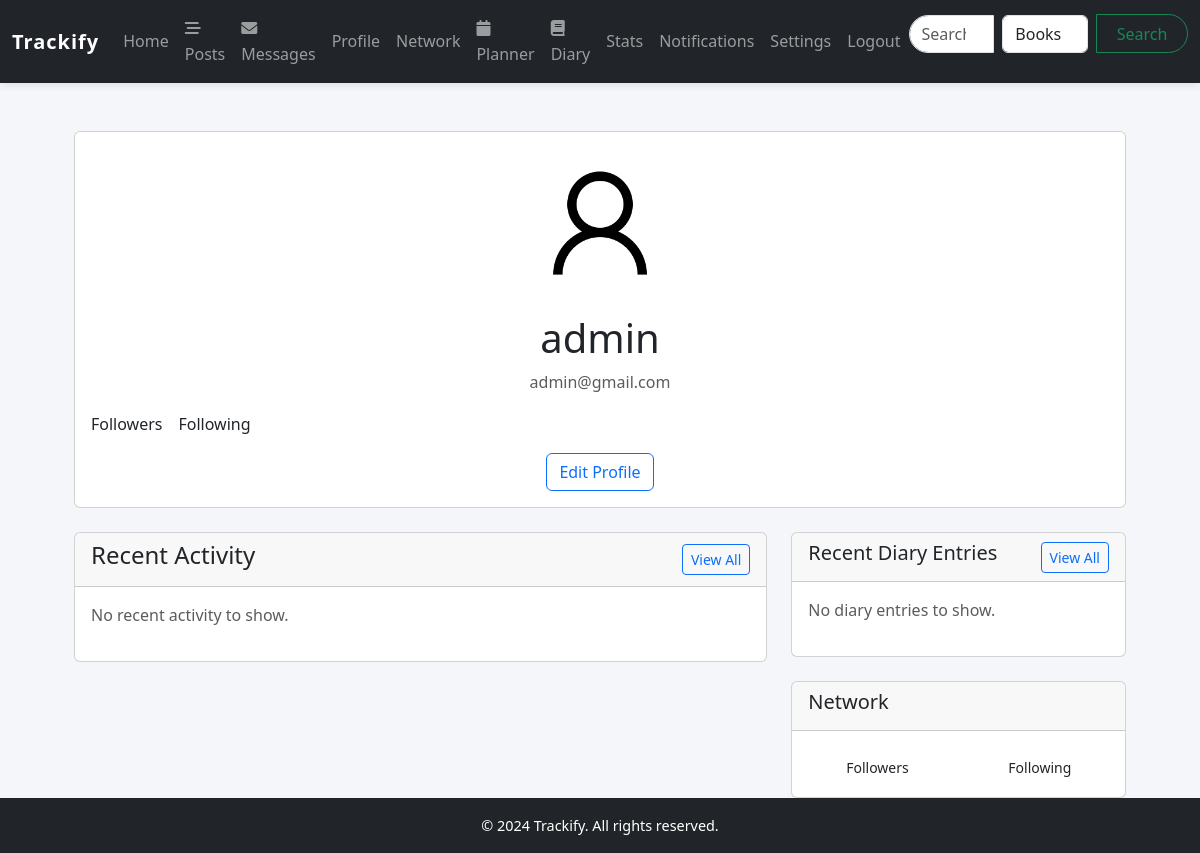
Screenshot of /profile (signed in) with the database file from the repository.
### models/user_model.py (models this page shows, shortened)
class User(db.Model, UserMixin):
    __tablename__ = 'users'
    user_id = db.Column(db.Integer, primary_key=True)
    username = db.Column(db.String(255), unique=True, nullable=False)
    password_hash = db.Column(db.String(255), nullable=False)
    email = db.Column(db.String(255), unique=True, nullable=False)
    join_date = db.Column(db.DateTime, default=datetime.utcnow)
    profile_picture = db.Column(db.String(256), nullable=True)
    bio = db.Column(db.Text, default=None)
    theme = db.Column(db.String(20), default='light')
    notifications_enabled = db.Column(db.Boolean, default=True)
    email_notifications = db.Column(db.Boolean, default=True)
    reset_token = db.Column(db.String(100), unique=True, nullable=True)
    reset_token_expiry = db.Column(db.DateTime, nullable=True)
    ratings = db.relationship('Rating', backref='user', lazy='dynamic')
    reviews = db.relationship('Review', backref='user', lazy='dynamic')
    custom_lists = db.relationship('CustomList', backref='creator', lazy='dynamic')
    messages_sent = db.relationship('Message', foreign_keys='Message.sender_id', backref='sender', lazy='dynamic')
    messages_received = db.relationship('Message', foreign_keys='Message.recipient_id', backref='recipient', lazy='dynamic')
    user_media = db.relationship('UserMedia', backref='user', lazy='dynamic')
    following = db.relationship(
        'Follow',
        foreign_keys='Follow.follower_id',
        backref=db.backref('follower', lazy='joined'),
        lazy='dynamic',
        cascade='all, delete-orphan'
    )
    followers = db.relationship(
        'Follow',
        foreign_keys='Follow.followed_id',
        backref=db.backref('followed', lazy='joined'),
        lazy='dynamic',
        cascade='all, delete-orphan'
    )
    @property
    def profile_picture_url(self):
        if not self.profile_picture or self.profile_picture == '':
            return 'defaults/user.png'
        return self.profile_picture

### routes/user_routes.py (the view, shortened to what this page needs)
@user_routes.route("/profile", methods=["GET", "POST"])
@login_required
def profile():
    return render_template("profile.html", user=current_user)

### app.py (called while the page is built)
def create_app():
    app = Flask(__name__)
    app.config.from_object(Config)
    Config.init_app(app)  # Initialize config (create directories)
    db.init_app(app)
    bcrypt.init_app(app)
    Session(app)
    mail.init_app(app)  # Initialize Flask-Mail
    login_manager = LoginManager()
    login_manager.init_app(app)
    login_manager.login_view = 'user_routes.login'
    @login_manager.user_loader
    def load_user(user_id):
        return User.query.get(int(user_id))
    app.register_blueprint(user_routes)
    app.register_blueprint(media_routes)
    app.register_blueprint(main_routes)
    app.register_blueprint(api_routes)
    app.register_blueprint(post_routes)
    app.register_blueprint(message_routes)
    with app.app_context():
        db.create_all()
    error_handler(app)
    return app

### templates/profile.html (shortened to what this page needs)
{% extends "base.html" %}
{% block content %}
<div class="container mt-4">
    <div class="row">
        <div class="col-12">
            <div class="card mb-4">
                <div class="card-body text-center">
                    <img src="{{ url_for('static', filename=user.profile_picture_url) }}" alt="Profile picture of {{ user.username }}" class="rounded-circle" width="150" height="150">
                    <h1 class="mt-3">{{ user.username }}</h1>
                    <p class="text-muted">{{ user.email }}</p>
                    <div class="d-flex gap-3 mb-3">
                        <div>
                            <strong>{{ followers_count }}</strong> Followers
                        </div>
                        <div>
                            <strong>{{ following_count }}</strong> Following
                        </div>
                    </div>
                    {% if user.id != current_user.id %}
                        <form action="{{ url_for('user_routes.follow', username=user.username) }}" method="POST" class="d-inline">
                            <button type="submit" class="btn btn-primary">
                                {% if current_user.is_following(user) %}
                                    Unfollow
                                {% else %}
                                    Follow
                                {% endif %}
                            </button>
                        </form>
                    {% else %}
                        <a href="{{ url_for('main_routes.settings') }}" class="btn btn-outline-primary">Edit Profile</a>
                    {% endif %}
                </div>
            </div>
        </div>
        <div class="col-md-8">
            <div class="card mb-4">
                <div class="card-header d-flex justify-content-between align-items-center">
                    <h4>Recent Activity</h4>
                    <a href="{{ url_for('main_routes.stats') }}" class="btn btn-sm btn-outline-primary">View All</a>
                </div>
                <div class="card-body">
                    {% if recent_activity %}
                        {% for activity in recent_activity %}
                            <div class="activity-item mb-3 pb-3 border-bottom">
                                <div class="d-flex">
                                    <img src="{{ activity.cover_art or url_for('static', filename='default_cover.png') }}"
                                         class="me-3" style="width: 50px; height: 75px; object-fit: cover;">
                                    <div>
                                        <h6 class="mb-1">
                                            {% if activity.media_type == 'book' %}
                                                {{ activity.book.title }}
                                            {% elif activity.media_type == 'cinema' %}
                                                {{ activity.cinema.title }}
                                            {% else %}
                                                {{ activity.music.title }}
                                            {% endif %}
                                        </h6>
                                        <p class="mb-1 text-muted">
                                            {{ activity.created_at.strftime('%B %d, %Y') }}
                                        </p>
                                        {% if activity.rating %}
                                            <div class="rating">
                                                <span class="text-warning">★</span> {{ activity.rating }}/5
                                            </div>
                                        {% endif %}
                                    </div>
                                </div>
                            </div>
                        {% endfor %}
                    {% else %}
                        <p class="text-muted">No recent activity to show.</p>
                    {% endif %}
                </div>
            </div>
        </div>
        <div class="col-md-4">
            <div class="card mb-4">
                <div class="card-header d-flex justify-content-between align-items-center">
                    <h5>Recent Diary Entries</h5>
                    <a href="{{ url_for('main_routes.planner') }}" class="btn btn-sm btn-outline-primary">View All</a>
                </div>
                <div class="card-body">
                    {% if diary_entries %}
                        {% for entry in diary_entries %}
                            <div class="diary-entry mb-3">
                                <h6 class="mb-1">
                                    {% if entry.media_type == 'book' %}
                                        {{ entry.book.title }}
                                    {% elif entry.media_type == 'cinema' %}
                                        {{ entry.cinema.title }}
                                    {% else %}
                                        {{ entry.music.title }}
                                    {% endif %}
                                </h6>
                                <p class="mb-1 text-muted">{{ entry.created_at.strftime('%B %d, %Y') }}</p>
                                {% if entry.review %}
                                    <p class="mb-0">{{ entry.review[:100] }}...</p>
                                {% endif %}
                            </div>
                        {% endfor %}
                    {% else %}
                        <p class="text-muted">No diary entries to show.</p>
                    {% endif %}
                </div>
            </div>
            <div class="card">
                <div class="card-header">
                    <h5>Network</h5>
                </div>
                <div class="card-body">
                    <div class="row text-center">
                        <div class="col-6">
                            <small>Followers</small>
                        </div>
                        <div class="col-6">
                            <small>Following</small>
                        </div>
                    </div>
                </div>
            </div>
        </div>
    </div>
</div>
{% endblock %}

### static/style.css (style rules this page uses)
body { font-family: 'Segoe UI', Tahoma, Geneva, Verdana, sans-serif; line-height: 1.6; margin: 0; padding: 0; background-color: #f4f6f9; color: #333; }
a { color: #007bff; text-decoration: none; }
.container { max-width: 1100px; }

### rows the page displays
User: profile_picture (placeholder picture), username "admin", email "admin@gmail.com"
